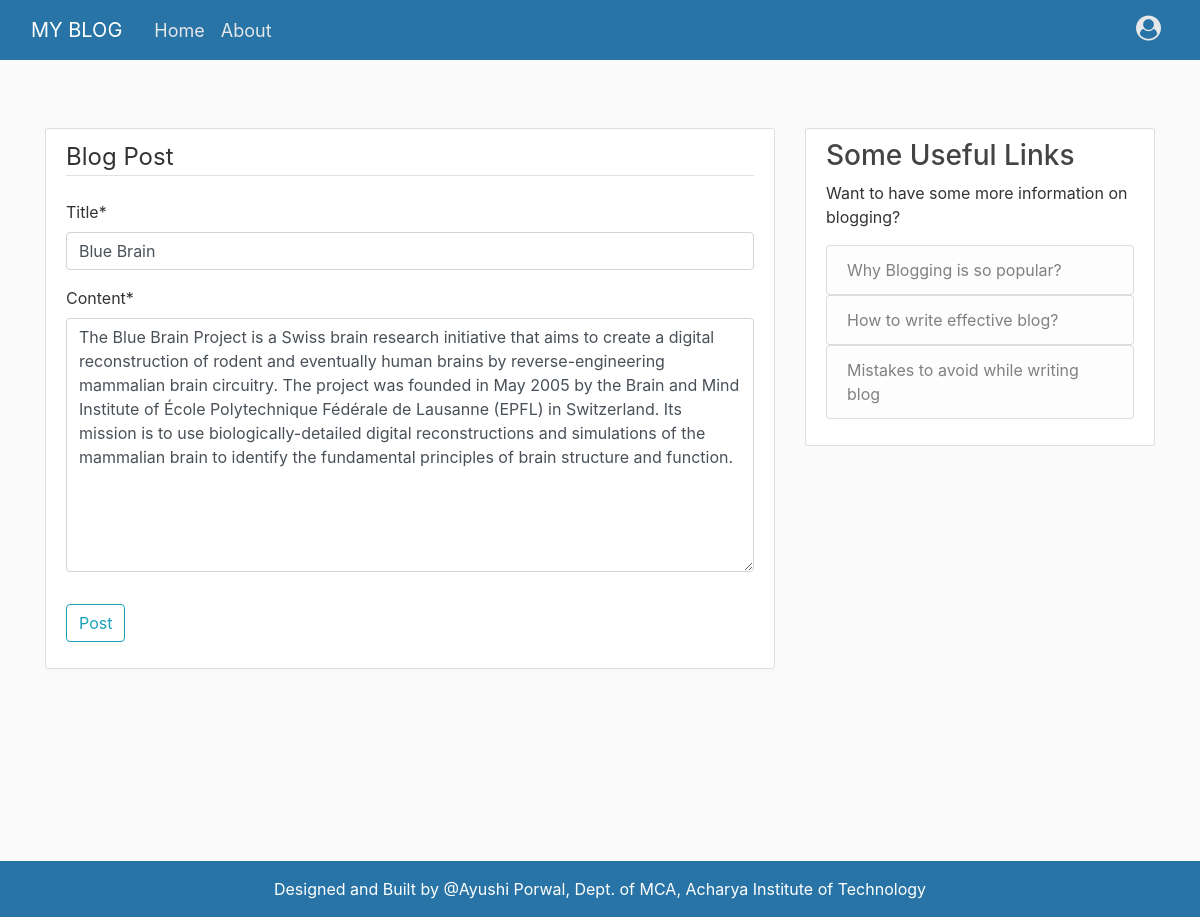
Page /post/21/update/ (signed in) on the committed database.
### blog/models.py (models this page shows, shortened)
class Post(models.Model):
	title = models.CharField(max_length=100)
	content = models.TextField()
	date_posted = models.DateTimeField(default=timezone.now)
	author = models.ForeignKey(User, on_delete=models.CASCADE)

### blog/views.py (the view, shortened to what this page needs)
# urls.py: path('post/<int:pk>/update/', PostUpdateView.as_view(), name='post-update'),
class PostUpdateView(LoginRequiredMixin, UserPassesTestMixin, UpdateView):
	model = Post
	fields = ['title', 'content']
	def test_func(self):
		post = self.get_object()
		if self.request.user == post.author:
			return True
		return False

### blog/templates/blog/post_form.html (shortened to what this page needs)
{% extends "blog/base.html" %}
{% load crispy_forms_tags %}
{% block content %}
	<main role="main" class="container">
	  <div class="row">
	    <div class="col-md-8">
	      <div class="content-section">
		<form method="POST">
			<fieldset class="form-group">
				<legend class="border-bottom mb-4">Blog Post</legend>
				{{ form|crispy }}
			</fieldset>
			<div class="form-group">
				<button class="btn btn-outline-info" type="submit">Post</button>
			</div>
		</form>
	</div>
	    </div>
	    <div class="col-md-4">
	      <div class="content-section">
	        <h3>Some Useful Links</h3>
	        <p>Want to have some more information on blogging?
	          <ul class="list-group">
	            <a href="{% url 'why-blogging' %}"><li class="list-group-item list-group-item-light">Why Blogging is so popular?</li></a>
	            <a href="{% url 'effective-blog' %}"><li class="list-group-item list-group-item-light">How to write effective blog?</li></a>
	            <a href="{% url 'avoid-mistakes' %}"><li class="list-group-item list-group-item-light">Mistakes to avoid while writing blog</li></a>
	        </p>
	      </div>
	    </div>
	  </div>
	</main>
{% endblock content %}

### blog/static/blog/main.css (style rules this page uses)
body { background: #fafafa; color: #333333; margin-top: 5rem; }
h1, h2, h3, h4, h5, h6 { color: #444444; }
ul { margin: 0; }
main { min-height: calc(100vh - 59px - 56px); }
.content-section { background: #ffffff; padding: 10px 20px; border: 1px solid #dddddd; border-radius: 3px; margin-bottom: 20px; }

### rows in the picture
Post: title "Blue Brain", content "The Blue Brain Project is a Swiss brain research initiative that aims to create a digital reconstruction of rodent and eventually human brains by reverse-engineering mammalian brain circuitry. The project was founded in May 2005 by the Brain and Mind Institute of École Polytechnique Fédérale de Lausanne (EPFL) in Switzerland. Its mission is to use biologically-detailed digital reconstructions and simulations of the mammalian brain to identify the fundamental principles of brain structure and function."
